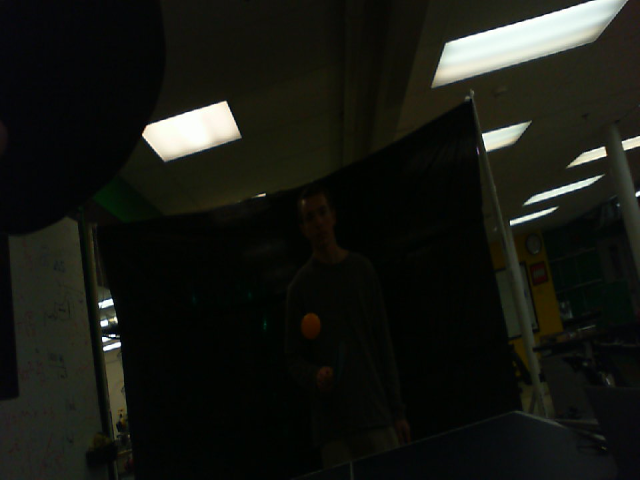
#> input picture Images/data/images0/1016_127_1682960586.2621617.png, 640 x 480 px, given in place of the camera
$ python OrangeDetection.py
#> lines starting #> are read from the running program, lines starting #| are printed output that depends on the picture; after the words box and inside, x2 and y2 are one past the last pixel; in counts of white or black regions, pixels touching at a corner belong together
import cv2
import numpy as np

# Define the range of orange color in HSV
lower_orange = np.array([0, 238, 13])
upper_orange = np.array([24, 255, 47])

# Initialize the webcam
cap = cv2.VideoCapture(0)

cap.set( 10, 200 )


while True:
    # Capture frame-by-frame
    ret, frame = cap.read()
#> frame is the input picture: shape (480, 640, 3); mean B, G, R 19, 24.7, 22.9

    # Convert frame to HSV color space
    hsv = cv2.cvtColor(frame, cv2.COLOR_BGR2HSV)
#> hsv: shape (480, 640, 3); mean H, S, V 53.8, 125.3, 25.6

    # Create a mask for orange color
    mask = cv2.inRange(hsv, lower_orange, upper_orange)
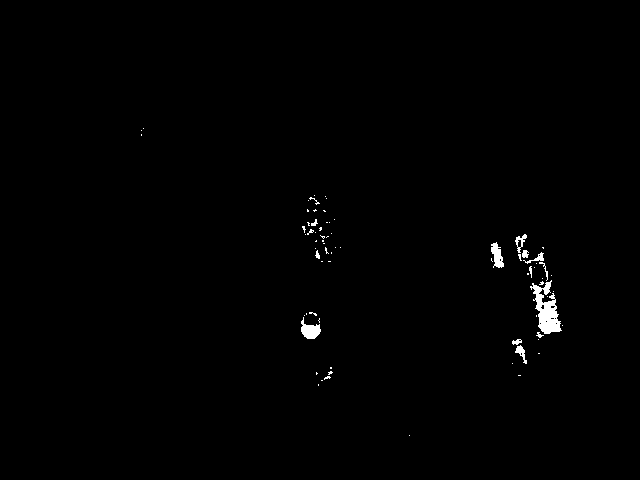
#> mask: shape (480, 640); 0.65% white; 74 white regions (60 under 20 px)

    # Find contours in the mask
    contours, hierarchy = cv2.findContours(mask, cv2.RETR_EXTERNAL, cv2.CHAIN_APPROX_SIMPLE)
#> contours = 74 contours, 66 with area under 20; largest, box (x1, y1, x2, y2) and area: (530, 280, 562, 334) 738, (301, 317, 321, 339) 214, (491, 242, 504, 268) 168, (515, 234, 527, 253) 82, (515, 345, 527, 364) 68, (523, 252, 544, 264) 46, (512, 339, 522, 345) 29, (522, 250, 529, 258) 29

    largest = contours[0]
#> largest = [[409, 435]]


    # Draw a bounding box around each contour
    for contour in contours:
        x, y, w, h = cv2.boundingRect(contour)

        largest_w = cv2.boundingRect(largest)[2]
        largest_h = cv2.boundingRect(largest)[3]

        if( w > largest_w and h > largest_h ):
            largest = contour
#> this loop made 74 passes
#> (x, y, w, h, largest_w, largest_h) on passes 1, 4, 7, 9, 11, 12, 13, 14, 15, 16, 17, 19: (409, 435, 1, 1, 1, 1), (324, 376, 7, 4, 1, 1), (328, 371, 5, 4, 7, 4), (512, 363, 1, 1, 7, 4), (515, 345, 12, 19, 7, 4), (538, 339, 1, 1, 12, 19), (512, 339, 10, 6, 12, 19), (536, 332, 8, 6, 12, 19), (562, 325, 1, 1, 12, 19), (318, 318, 2, 5, 12, 19), (301, 317, 20, 22, 12, 19), (304, 315, 1, 1, 20, 22)
#> (contour, x, y, w, h, largest_w, largest_h) on passes 2, 3, 5, 6, 8, 10: ([[318, 384], [318, 385]], 318, 384, 1, 2, 1, 1), ([[321, 380], [322, 380]], 321, 380, 2, 1, 1, 1), ([[518, 375], [520, 375]], 518, 375, 3, 1, 7, 4), ([[316, 372], [316, 374], [317, 373]], 316, 372, 2, 3, 7, 4), ([[330, 367], [330, 368], [331, 368], [331, 367]], 330, 367, 2, 2, 7, 4), ([[538, 353], [539, 353]], 538, 353, 2, 1, 7, 4)


    x, y, w, h = cv2.boundingRect(largest)
#> x = 530; y = 280; w = 32; h = 54
    cv2.rectangle(frame, (x, y), (x + w, y + h), (0, 255, 0), 2)
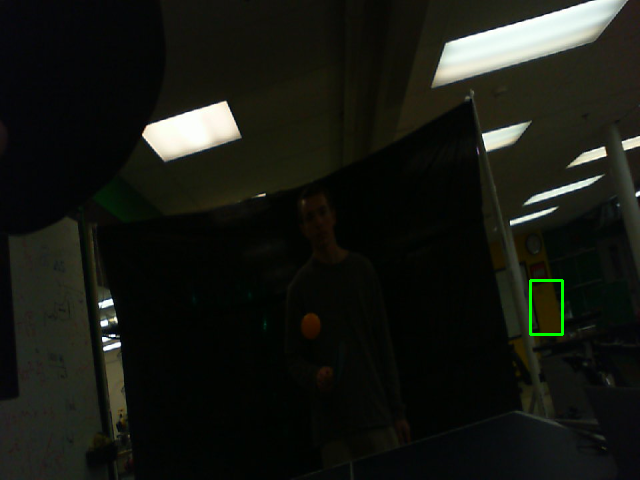
#> frame: shape (480, 640, 3); 0.17% of pixels changed, all inside (x1, y1, x2, y2) = (529, 279, 564, 336)

    # Display the resulting frame
    cv2.imshow('orange detection', frame)

    # Exit if 'q' is pressed
    if cv2.waitKey(1) & 0xFF == ord('q'):
#> (key q is pressed here)
        break

# Release the capture
cap.release()
cv2.destroyAllWindows()

$ run again, on Images/data/images0/1045_129_1682960595.9235954.png
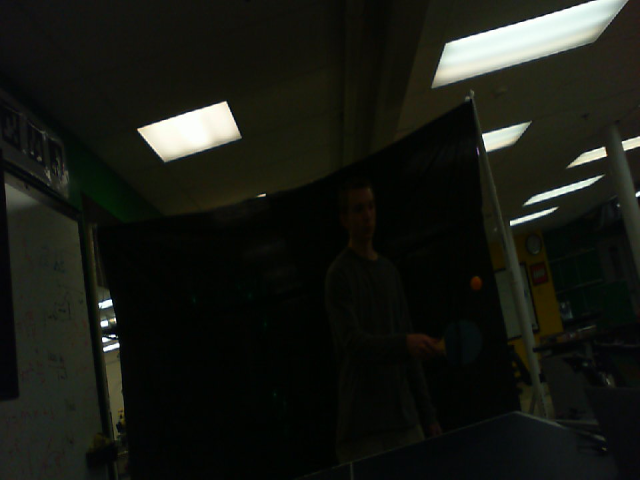
#> input picture Images/data/images0/1045_129_1682960595.9235954.png, 640 x 480 px, given in place of the camera
#> frame is the input picture: shape (480, 640, 3); mean B, G, R 20, 26.2, 24
#> hsv: shape (480, 640, 3); mean H, S, V 50.3, 123, 26.9
#> `mask = cv2.inRange(hsv, lower_orange, upper_orange)`:
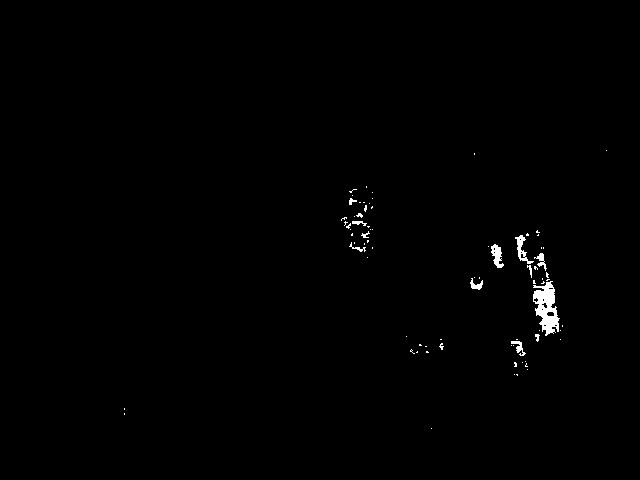
#> mask: shape (480, 640); 0.62% white; 78 white regions (65 under 20 px)
#> contours = 78 contours, 70 with area under 20; largest, box (x1, y1, x2, y2) and area: (533, 281, 560, 336) 785, (491, 244, 504, 268) 144, (515, 235, 534, 264) 144, (511, 341, 526, 356) 56, (534, 253, 547, 271) 55, (470, 278, 483, 290) 54, (352, 221, 367, 226) 24, (349, 242, 366, 252) 20
#> `largest = contours[0]`: largest = [[431, 428]]
#> the loop `for contour in contours:` made 78 passes
#> (x, y, w, h, largest_w, largest_h, largest) on pass 4: (516, 374, 2, 2, 1, 1, [[516, 374], [517, 375], [517, 374]])
#> `x, y, w, h = cv2.boundingRect(largest)`: x = 533; y = 281; w = 27; h = 55
#> `cv2.rectangle(frame, (x, y), (x + w, y + h), (0, 255, 0), 2)`:
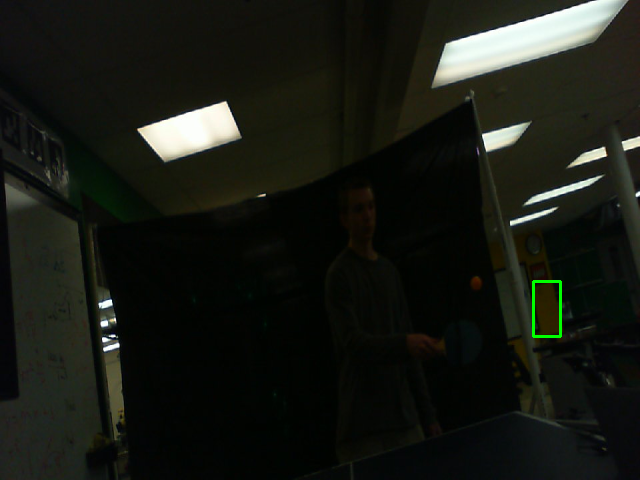
#> frame: shape (480, 640, 3); 0.16% of pixels changed, all inside (x1, y1, x2, y2) = (532, 280, 562, 338)

$ run again, on Images/data/images0/1095_128_1682960612.5768542.png
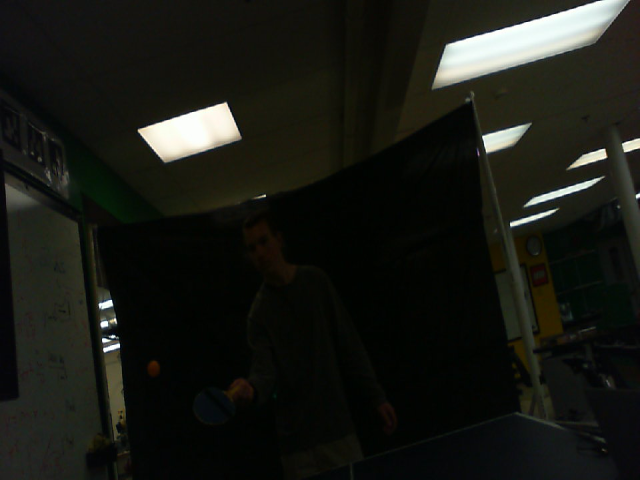
#> input picture Images/data/images0/1095_128_1682960612.5768542.png, 640 x 480 px, given in place of the camera
#> frame is the input picture: shape (480, 640, 3); mean B, G, R 20.5, 26.2, 24.6
#> hsv: shape (480, 640, 3); mean H, S, V 49.9, 119.6, 27.1
#> `mask = cv2.inRange(hsv, lower_orange, upper_orange)`:
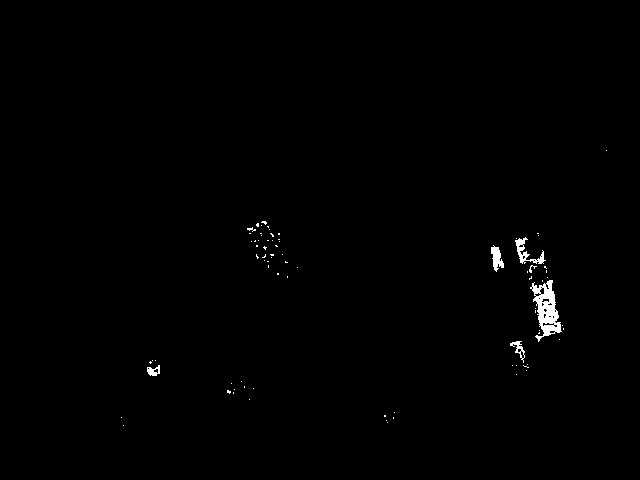
#> mask: shape (480, 640); 0.59% white; 80 white regions (73 under 20 px)
#> contours = 80 contours, 75 with area under 20; largest, box (x1, y1, x2, y2) and area: (530, 280, 562, 342) 928, (515, 237, 546, 264) 200, (491, 245, 504, 272) 158, (510, 341, 525, 363) 88, (147, 365, 160, 376) 78
#> `largest = contours[0]`: largest = [[123, 425]]
#> the loop `for contour in contours:` made 80 passes
#> (x, y, w, h, largest_w, largest_h, largest) on pass 6: (384, 415, 2, 2, 1, 1, [[384, 415], [384, 416], [385, 416], [385, 415]])
#> `x, y, w, h = cv2.boundingRect(largest)`: x = 530; y = 280; w = 32; h = 62
#> `cv2.rectangle(frame, (x, y), (x + w, y + h), (0, 255, 0), 2)`:
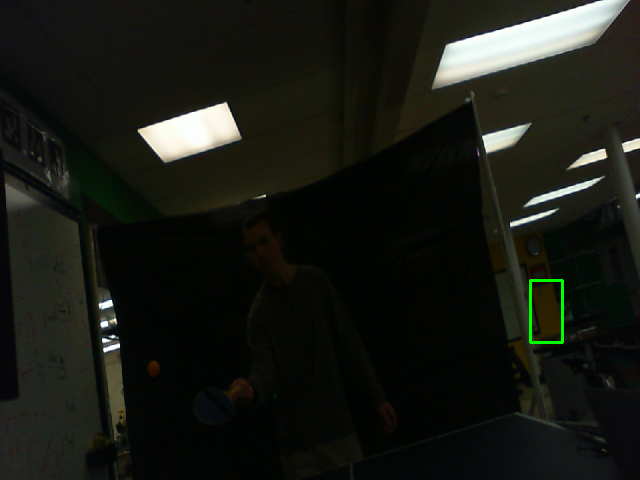
#> frame: shape (480, 640, 3); 0.18% of pixels changed, all inside (x1, y1, x2, y2) = (529, 279, 564, 344)
